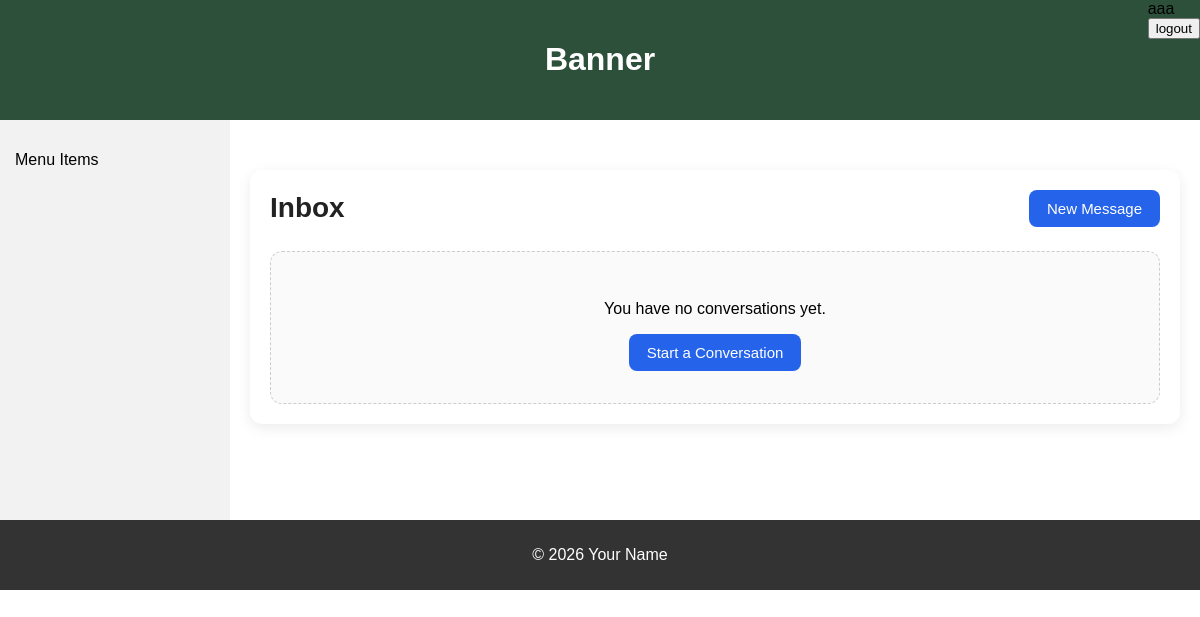
The app's page /inbox/ (signed in), older data.
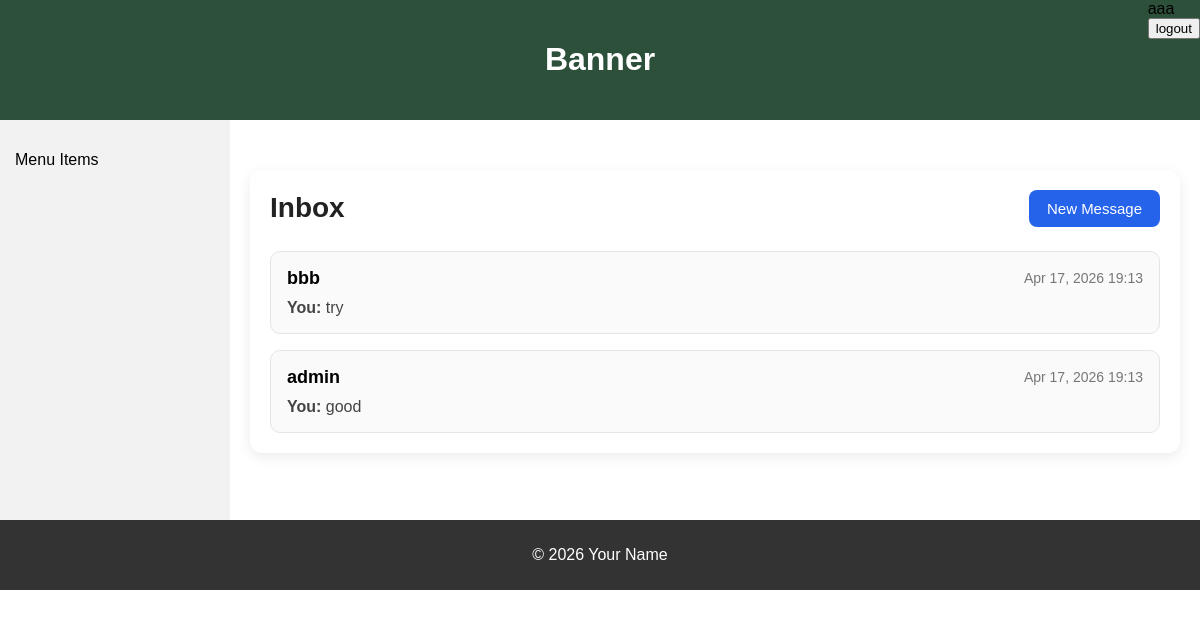
The same page, newer data.
### bookMng/models.py (models this page shows, shortened)
class MessageThread(models.Model):
    user1 = models.ForeignKey(
        settings.AUTH_USER_MODEL,
        on_delete=models.CASCADE,
        related_name="message_threads_as_user1",
    )
    user2 = models.ForeignKey(
        settings.AUTH_USER_MODEL,
        on_delete=models.CASCADE,
        related_name="message_threads_as_user2",
    )
    created_at = models.DateTimeField(auto_now_add=True)
    updated_at = models.DateTimeField(auto_now=True)
    class Meta:
        ordering = ["-updated_at"]
        constraints = [
            models.UniqueConstraint(
                fields=["user1", "user2"],
                name="unique_message_thread_pair",
            )
        ]
    def other_user(self, current_user):
        if current_user == self.user1:
            return self.user2
        return self.user1
    def latest_message(self):
        return self.messages.order_by("-created_at").first()
    def unread_count_for(self, user):
        return self.messages.filter(recipient=user, is_read=False).count()

class PrivateMessage(models.Model):
    thread = models.ForeignKey(
        MessageThread,
        on_delete=models.CASCADE,
        related_name="messages",
    )
    sender = models.ForeignKey(
        settings.AUTH_USER_MODEL,
        on_delete=models.CASCADE,
        related_name="sent_private_messages",
    )
    recipient = models.ForeignKey(
        settings.AUTH_USER_MODEL,
        on_delete=models.CASCADE,
        related_name="received_private_messages",
    )
    body = models.TextField()
    is_read = models.BooleanField(default=False)
    created_at = models.DateTimeField(auto_now_add=True)
    read_at = models.DateTimeField(null=True, blank=True)
    class Meta:
        ordering = ["created_at"]

### bookMng/views.py (the view)
# urls.py: path("inbox/", views.inbox, name="inbox"),
@login_required
@require_GET
def inbox(request: HttpRequest) -> HttpResponse:
    threads = (
        MessageThread.objects
        .filter(Q(user1=request.user) | Q(user2=request.user))
        .prefetch_related("messages", "user1", "user2")
        .order_by("-updated_at")
    )
    thread_data = []
    for thread in threads:
        other_user = thread.other_user(request.user)
        latest_message = thread.latest_message()
        unread_count = thread.unread_count_for(request.user)
        thread_data.append(
            {
                "thread": thread,
                "other_user": other_user,
                "latest_message": latest_message,
                "unread_count": unread_count,
            }
        )
    context = {
        "thread_data": thread_data,
    }
    return render(request, "bookMng/inbox.html", context)

### bookEx/templates/bookMng/inbox.html (shortened to what this page needs)
{% extends "base.html" %}
{% load static %}
{% block content %}
<div class="message-box-container">
    <div class="message-box-header">
        <h1>Inbox</h1>
        <a class="btn-primary" href="{% url 'compose_message' %}">New Message</a>
    </div>
    {% if thread_data %}
        <div class="thread-list">
            {% for item in thread_data %}
                <a class="thread-card" href="{% url 'thread_detail' item.thread.id %}">
                    <div class="thread-card-top">
                        <span class="thread-username">{{ item.other_user.username }}</span>
                        {% if item.latest_message %}
                            <span class="thread-time">{{ item.latest_message.created_at|date:"M d, Y H:i" }}</span>
                        {% endif %}
                    </div>
                    <div class="thread-card-body">
                        {% if item.latest_message %}
                            <p>
                                <strong>
                                    {% if item.latest_message.sender == request.user %}
                                        You:
                                    {% else %}
                                        {{ item.other_user.username }}:
                                    {% endif %}
                                </strong>
                                {{ item.latest_message.body|truncatechars:90 }}
                            </p>
                        {% else %}
                            <p>No messages yet.</p>
                        {% endif %}
                    </div>
                </a>
            {% endfor %}
        </div>
    {% else %}
        <div class="empty-state">
            <p>You have no conversations yet.</p>
            <a class="btn-primary" href="{% url 'compose_message' %}">Start a Conversation</a>
        </div>
    {% endif %}
</div>
{% endblock %}

Row changes from the older to the newer data that the page shows:
added MessageThread: other_user.username "bbb", latest_message.created_at "Apr 17, 2026 19:13", latest_message.body "try"
added MessageThread: other_user.username "admin", latest_message.created_at "Apr 17, 2026 19:13", latest_message.body "good"
Text that changed along with them:
text no longer shown: "You have no conversations yet. Start a Conversation"
